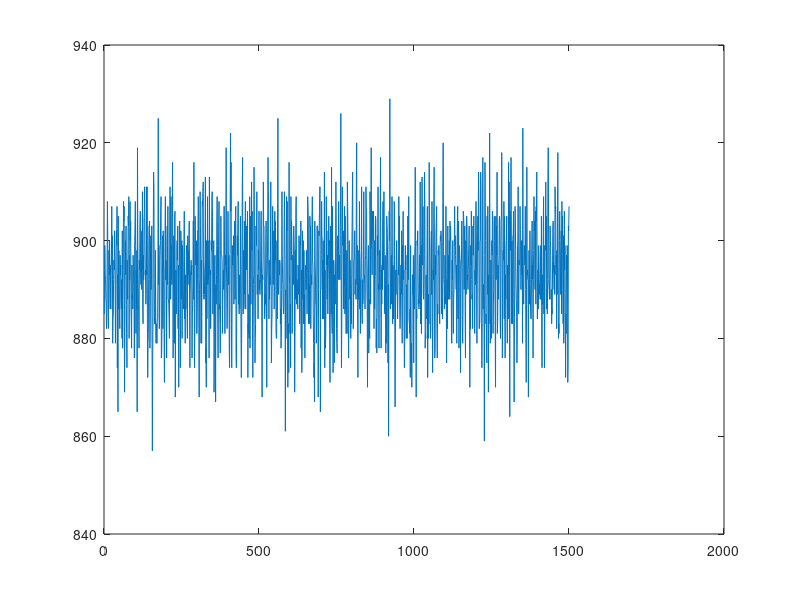

This figure's MATLAB source: (Note: this script raises an error after producing the figure.)
f = csvread('Paper_nothing_with_noise.txt');
plot(f(1:1500));

histogram(f(1:1500))

title('Histogram noise','FontSize',16)
ylabel('Nr of occurances','FontSize',16)
xlabel('RSS','FontSize',16)

mean(f(1:1500))
std(f(1:1500))